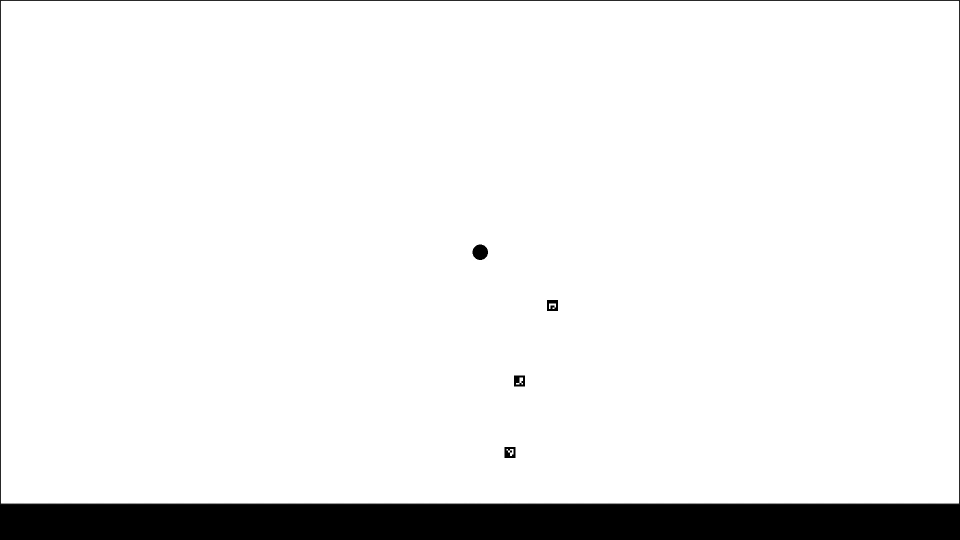
#> input picture frame 93 of videos/2026-10-03 00-23-00.mp4, 1920 x 1080 px, given in place of hallway.mpg, which was not available (shown at 1/2 size)
$ python ch8_2.py
#> lines starting #> are read from the running program, lines starting #| are printed output that depends on the picture; after the words box and inside, x2 and y2 are one past the last pixel; in counts of white or black regions, pixels touching at a corner belong together; pictures that were not available may be replaced by others from this repository, and a replacement may not be noted
import cv2 as cv
import numpy as np
import os

root = os.getcwd()

vidPath = os.path.join(root, "videos/hallway.mpg")
cap  = cv.VideoCapture(vidPath)


bg_subtractor = cv.createBackgroundSubtractorMOG2(detectShadows=True)

erode_kernel = cv.getStructuringElement(cv.MORPH_ELLIPSE, (3,3))
dilate_kernel = cv.getStructuringElement(cv.MORPH_ELLIPSE, (7,7))

success, frame = cap.read()
#> frame is the input picture: shape (1080, 1920, 3); min 0, max 255, mean 236.8

while success:
     fg_mask = bg_subtractor.apply(frame)
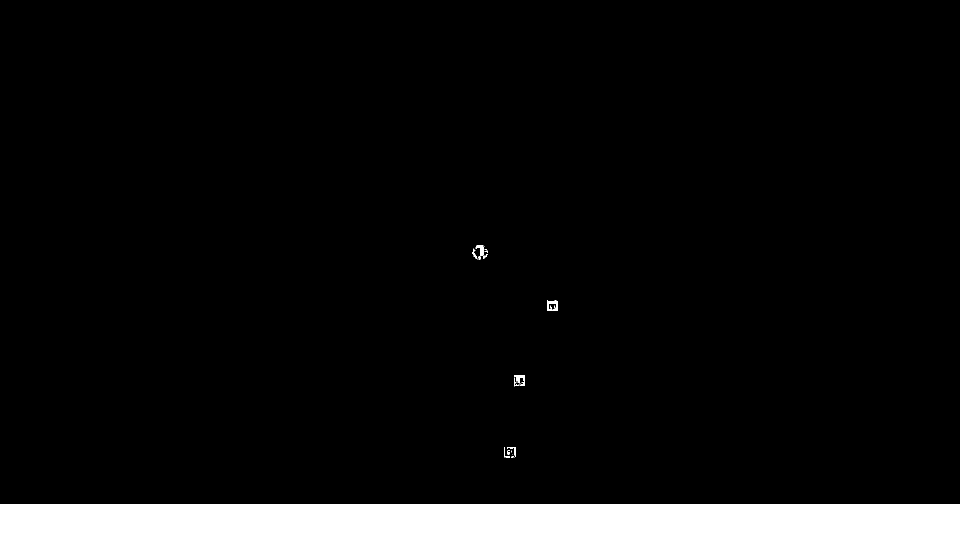
#> fg_mask: shape (1080, 1920) (shown at 1/2 size); values 127 (black) and 255 (white), 6.6% white; 24 white regions (13 under 20 px), largest, box (x1, y1, x2, y2) and area: (0, 1009, 1920, 1080) 136320, (1094, 600, 1116, 622) 292, (1028, 751, 1050, 772) 215

     _, thresh = cv.threshold(fg_mask, 244, 255, cv.THRESH_BINARY)
     cv.erode(thresh, erode_kernel, thresh, iterations=2)
     cv.dilate(thresh, dilate_kernel, thresh, iterations=2)
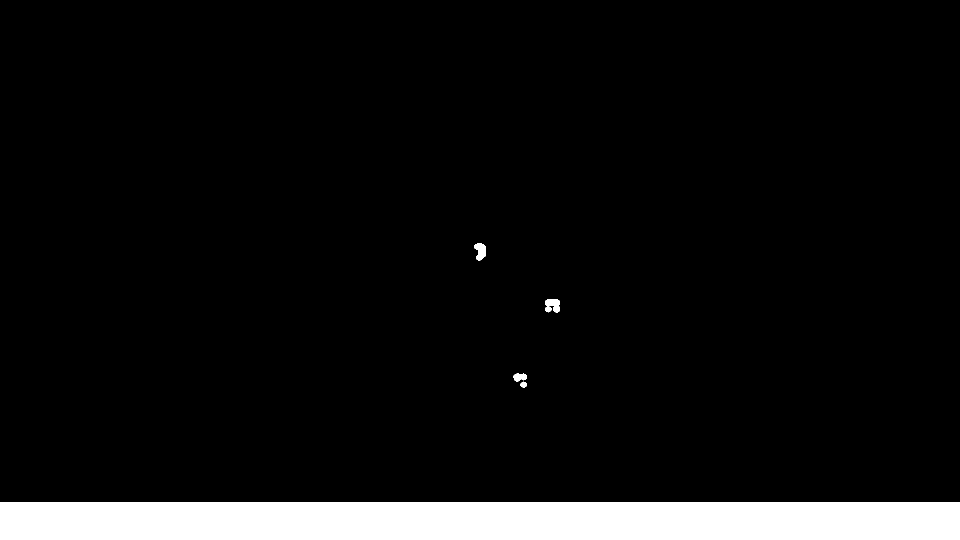
#> thresh: shape (1080, 1920) (shown at 1/2 size); 7% white; 5 white regions

     contours, heir = cv.findContours(thresh, cv.RETR_EXTERNAL, cv.CHAIN_APPROX_SIMPLE)
#> contours = 5 contours; box (x1, y1, x2, y2) and area: (0, 1005, 1920, 1080) 142006, (1090, 598, 1120, 626) 574, (948, 486, 972, 522) 530, (1027, 747, 1054, 764) 291, (1041, 763, 1054, 776) 100

     for c in contours:
          if cv.contourArea(c) > 2000:
                    x, y, w, h = cv.boundingRect(c)
                    cv.rectangle(frame, (x, y), (x+w, y+h), (255, 0, 255), 2)
#> this loop made 5 passes
#> (c, x, y, w, h) on pass 1: ([[0, 1005], [0, 1079], [1919, 1079], [1919, 1005]], 0, 1005, 1920, 75)
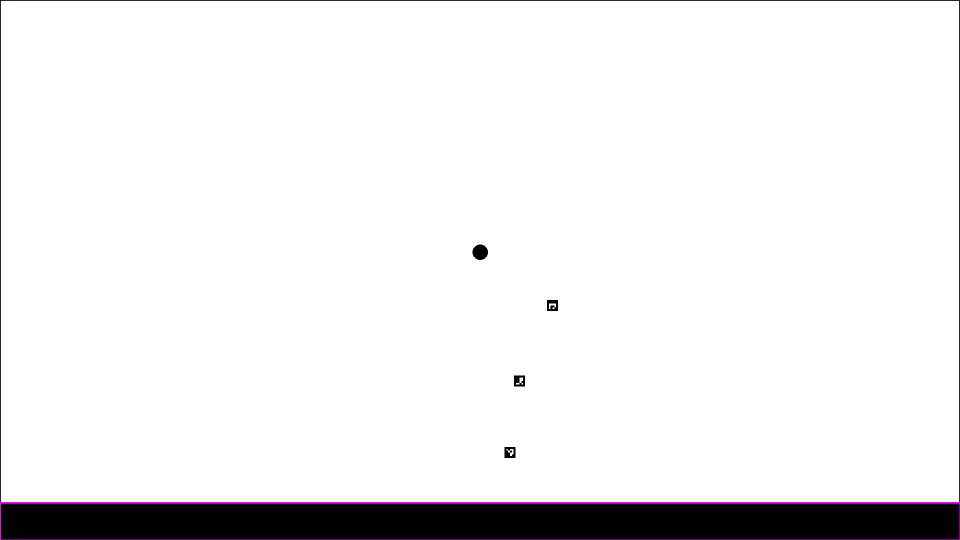
#> frame: shape (1080, 1920, 3) (shown at 1/2 size); 0.38% of pixels changed, all inside (x1, y1, x2, y2) = (0, 1004, 1920, 1080)

     cv.imshow('mog', fg_mask)
     cv.imshow("thres", thresh)
     cv.imshow('detection', frame)

     if cv.waitKey(30) == 27:
#> (key Esc is pressed here)
          break

     success, frame = cap.read()
